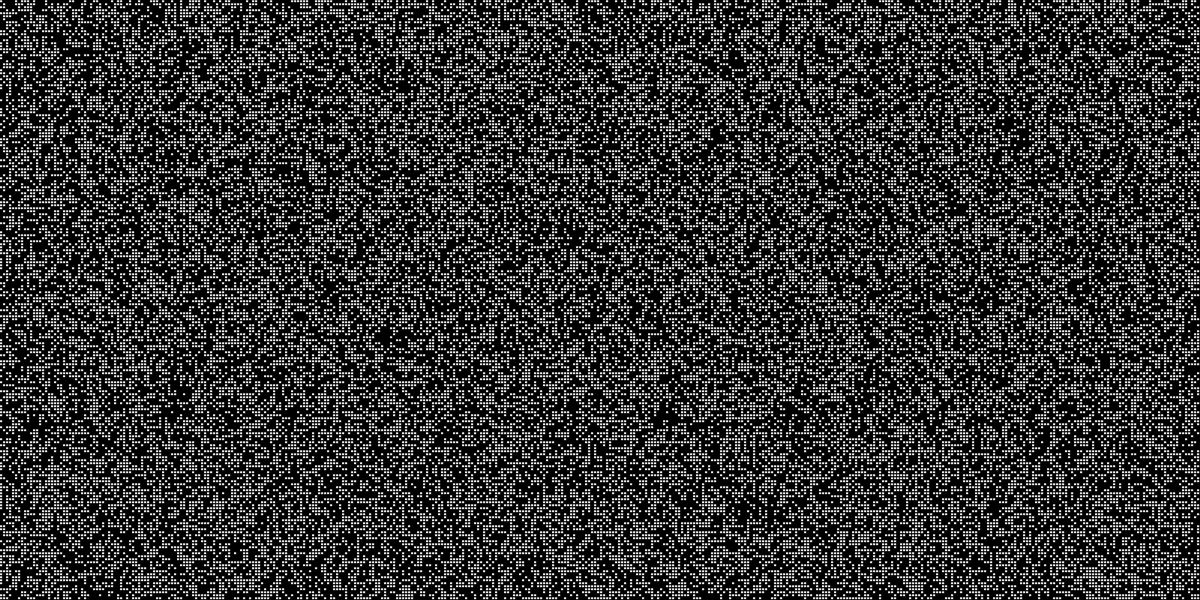
Frame 1 (no input)
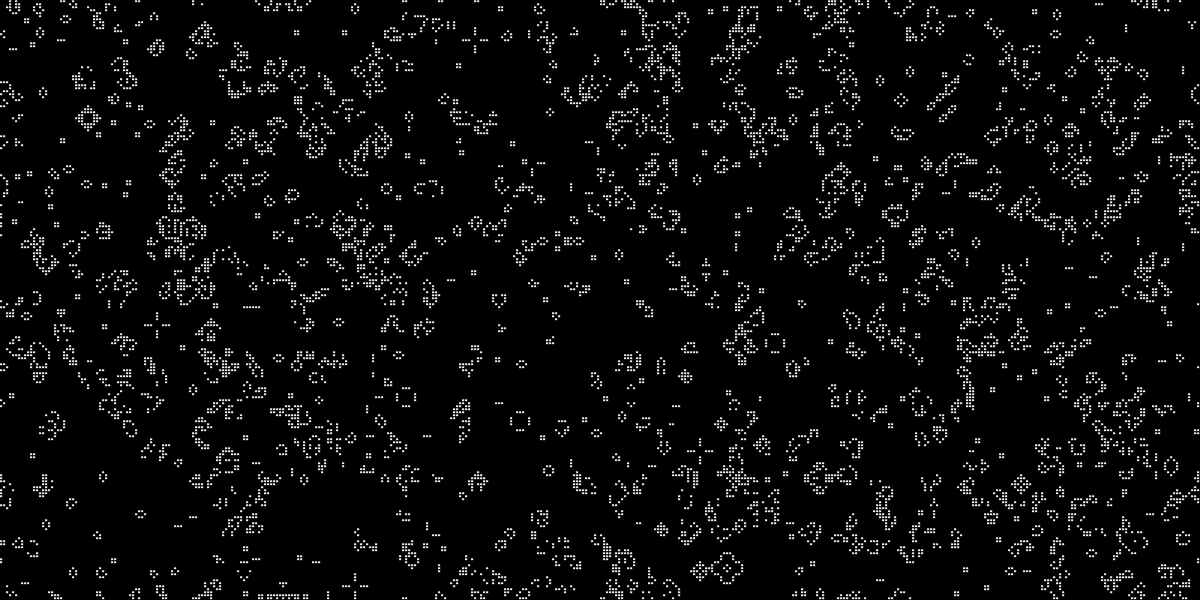
Frame 60 (no input)
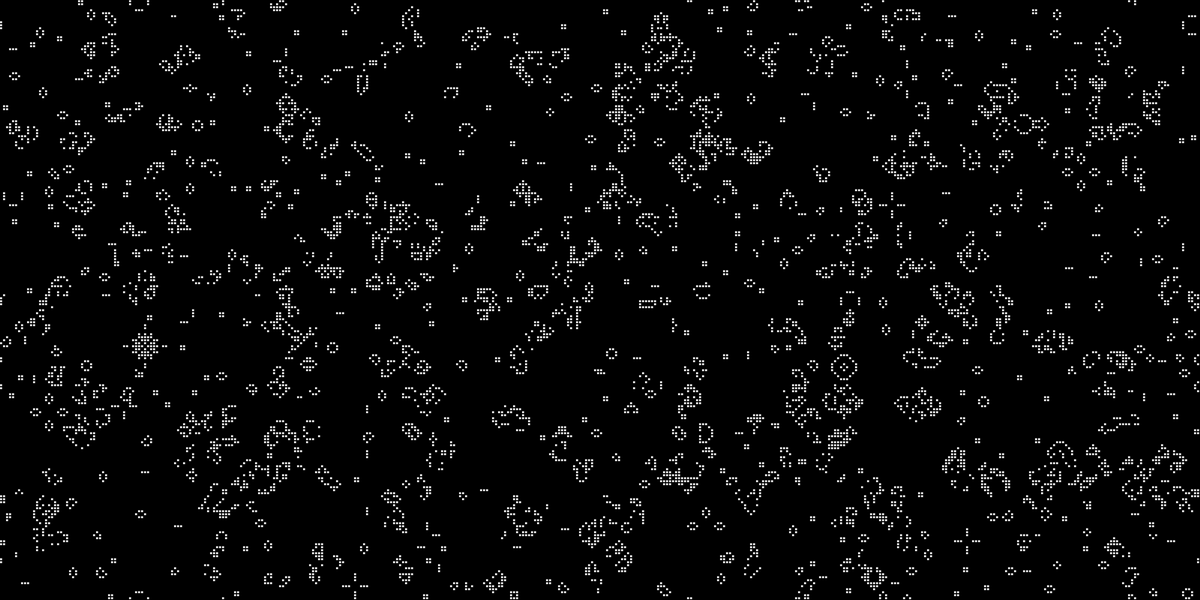
Frame 120 (the mouse pressed at the canvas centre since frame 60)

The p5.js sketch that drew these frames (run headless with seeded random() and noise() and a simulated clock; from frame 60 on, the mouse is pressed at the canvas centre):

// p5.js sketch
// ── sketch.js
let grid;
let cols;
let rows;
let resolution = 5;

function make2DArray(cols, rows) {
  let arr = new Array(cols);
  for (let i=0; i < arr.length; i++) {
    arr[i] = new Array(rows);
  }
  return arr;
}

function setup() {
  createCanvas(2000, 1000);
  cols = width / resolution;
  rows = height / resolution;

  grid = make2DArray(cols, rows);
  for (let i=0; i < cols; i++) {
    for (let j=0; j < rows; j++) {
      grid[i][j] = floor(random(2));
    }
  }
}

function draw() {
  background(0);

  for (let i = 0; i < cols; i++) {
    for (let j = 0; j < rows; j++) {
      let x = i * resolution;
      let y = j * resolution;
      if (grid[i][j] == 1) {
        fill(255);
        stroke(0);
        rect(x, y, resolution - 1, resolution - 1);
      }
    }
  }

  let next = make2DArray(cols, rows);

  // Compute next based on grid
  for (let i = 0; i < cols; i++) {
    for (let j = 0; j < rows; j++) {
      let state = grid[i][j];
      // Count live neighbors!
      let sum = 0;
      let neighbors = countNeighbors(grid, i, j);

      if (state == 0 && neighbors == 3) {
        next[i][j] = 1;
      } else if (state == 1 && (neighbors < 2 || neighbors > 3)) {
        next[i][j] = 0;
      } else {
        next[i][j] = state;
      }
    }
  }

  grid = next;
}
function countNeighbors(grid, x, y) {
  let sum = 0;
  for (let i = -1; i < 2; i++) {
    for (let j = -1; j < 2; j++) {
      let col = (x + i + cols) % cols;
      let row = (y + j + rows) % rows;
      sum += grid[col][row];
    }
  }
  sum -= grid[x][y];
  return sum;
}
// ── style.css
html, body {
    margin: 0;
    padding: 0;
  }
  canvas {
    display: block;
    position: absolute;
    left: 50%;
    top: 50%;
    transform: translate(-50%, -50%);
    padding: 5px;
  }
  
